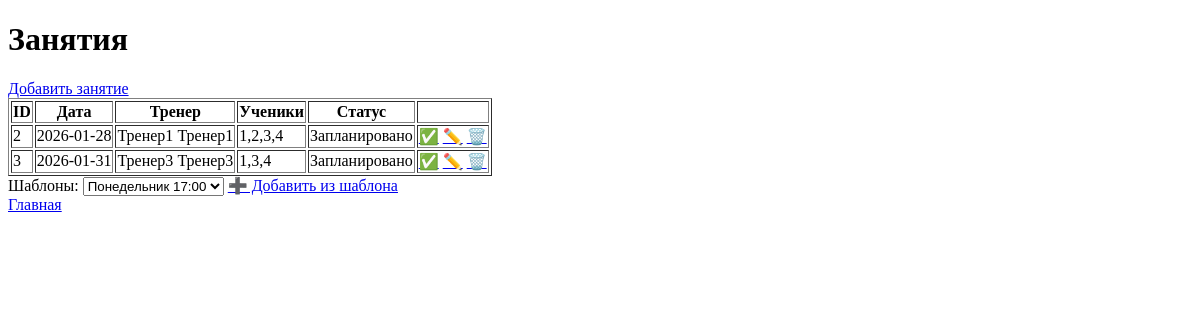
The app's page /lessons, older data.
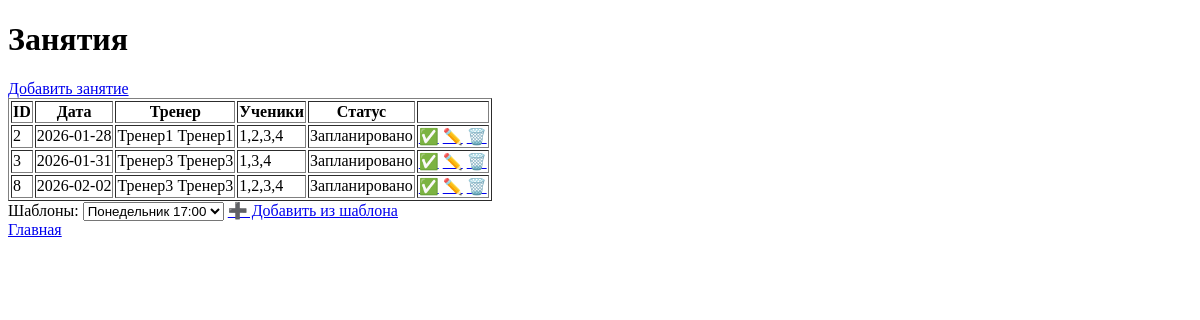
The same page, newer data.
### tables this page shows
CREATE TABLE lessons(
        id INTEGER PRIMARY KEY AUTOINCREMENT,
        date TEXT,
        coach_id INTEGER,
        student_ids TEXT,
        status TEXT
    );

CREATE TABLE coaches
                   (
                       id INTEGER PRIMARY KEY AUTOINCREMENT,
                       first_name TEXT NOT NULL,
                       last_name TEXT NOT NULL,
                       middle_name TEXT,
                       contacts TEXT,
                       birthday TEXT,
                       lessons_count INTEGER,
                       lessons_paid INTEGER,
                       student_payment INTEGER,
                       additional_info TEXT,
                       creation_date TEXT
                   );

### app.py (the view)
@app.route("/lessons")
def lessons():
    lesson_templates = db.get_all_lesson_templates()
    lessons = db.get_all_lessons()
    students = db.get_all_students()
    coaches = db.get_all_coaches()
    return render_template(
        "lessons.html",
        lessons=lessons,
        students=students,
        coaches=coaches,
        lesson_templates=lesson_templates
    )

### database.py (called while the page is built)
def get_connection():
    conn = sqlite3.connect(DB_NAME)
    conn.row_factory = sqlite3.Row
    return conn

def get_all_students():
    conn = get_connection()
    students = conn.execute("SELECT * FROM students").fetchall()
    conn.close()
    return students

def get_all_coaches():
    conn = get_connection()
    coaches = conn.execute("SELECT * FROM coaches").fetchall()
    conn.close()
    return coaches

def get_all_lesson_templates():
    conn = get_connection()
    lesson_templates = conn.execute("SELECT * FROM lesson_templates").fetchall()
    conn.close()
    return lesson_templates

def get_all_lessons():
    conn = get_connection()
    lessons = conn.execute("SELECT * FROM lessons").fetchall()
    conn.close()
    return lessons

### templates/lessons.html (shortened to what this page needs)
<!DOCTYPE html>
<html lang="ru">
<head>
</head>
<body>
<h1>Занятия</h1>
<a href="{{ url_for('add_lesson') }}">Добавить занятие</a>
<table border="1">
<tr>
  <th>ID</th>
  <th>Дата</th>
  <th>Тренер</th>
  <th>Ученики</th>
  <th>Статус</th>
  <th></th>
</tr>
{% for l in lessons %}
<tr>
  <td>{{ l.id }}</td>
  <td>{{ l.date }}</td>
  <td>
    {% for c in coaches %}
      {% if c.id == l.coach_id %}
        {{ c.first_name }} {{ c.last_name }}
      {% endif %}
    {% endfor %}
  </td>
  <td>{{ l.student_ids }}</td>
  <td>{{ l.status }}</td>
  <td>
    <a href="{{ url_for('lesson_done', lesson_id=l.id) }}" title="Состоялось">✅</a>
    <a href="{{ url_for('edit_lesson', lesson_id=l.id) }}" title="Редактировать">✏️</a>
    <a href="{{ url_for('delete_lesson', lesson_id=l.id) }}" title="Удалить">🗑️</a>
  </td>
</tr>
{% endfor %}
</table>
Шаблоны:
<select id="lesson_template_select">
    {% for l in lesson_templates %}
        <option value="{{ l.id }}">{{ l.template_name }}</option>
    {% endfor %}
</select>
<a href="#"
   class="btn"
   onclick="addFromTemplate()">➕ Добавить из шаблона</a>
<br>
<a href="{{ url_for('index') }}">Главная</a>
</body>
</html>

Row changes from the older to the newer data that the page shows:
added lessons: id "8", date "2026-02-02", student_ids "1,2,3,4", status "Запланировано", coaches (first_name "Тренер3", last_name "Тренер3")
